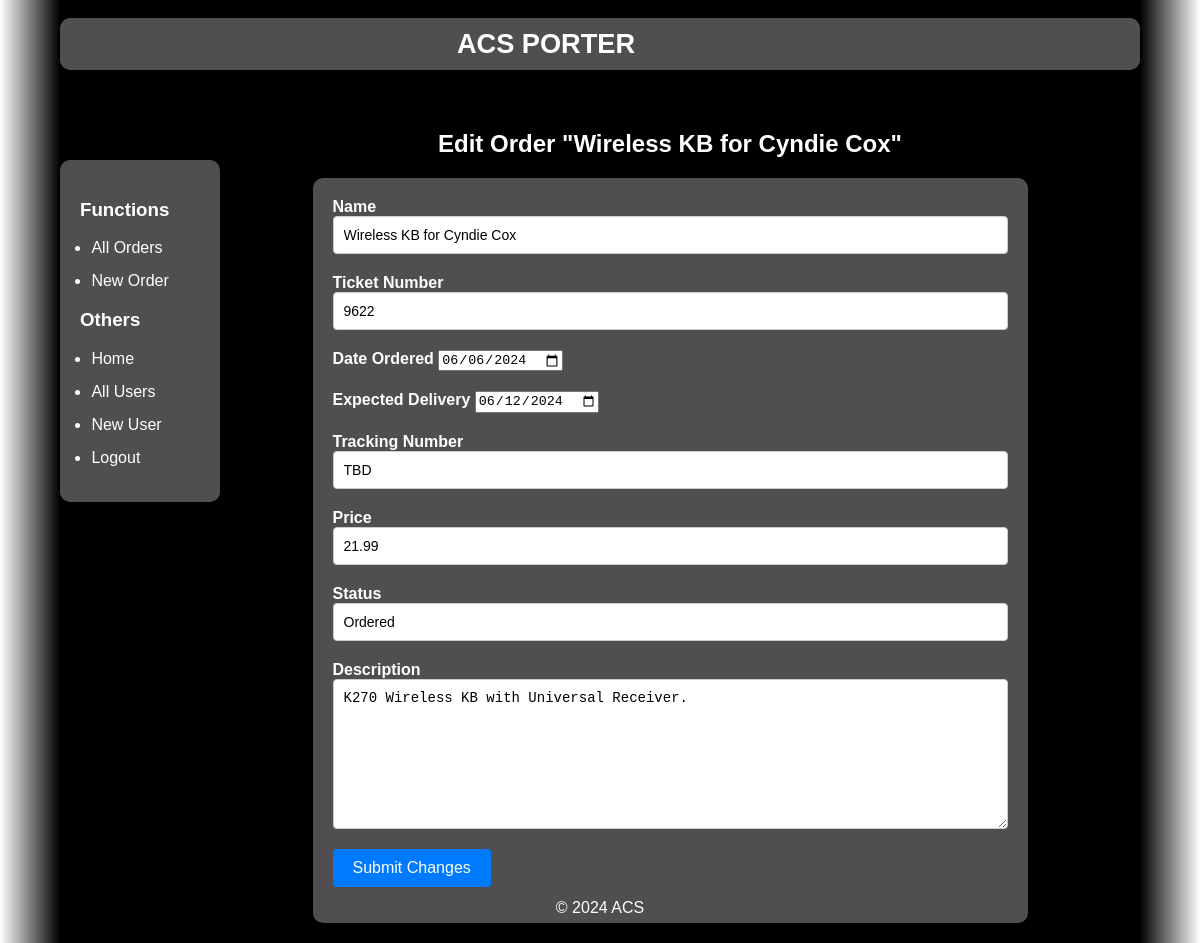
The page /orders/2/edit/ (signed in) on the database its author committed.
### app/models.py (models this page shows, shortened)
class Order(db.Model):
    id: so.Mapped[int] = db.Column(db.Integer, primary_key=True)
    user_id: so.Mapped[int] = db.Column(db.Integer, db.ForeignKey('user.id'))
    name: so.Mapped[str] = db.Column(db.String(120))
    ticket_number: so.Mapped[str] = db.Column(db.String(120))
    description: so.Mapped[str] = db.Column(db.String(1200))
    tracking_number: so.Mapped[str] = db.Column(db.String(120))
    date: so.Mapped[str] = db.Column(db.DateTime())
    expected_delivery: so.Mapped[str] = db.Column(db.DateTime())
    price: so.Mapped[str] = db.Column(db.String(120))
    status: so.Mapped[str] = db.Column(db.String(120))

### app/routes.py (the view)
@app.route('/orders/<int:order_id>/edit/', methods=['GET', 'POST'])
@login_required
def edit_order(order_id):
    order = Order.query.get(order_id)
    form = EditOrderForm()
    if form.validate_on_submit():
        order.name = form.name.data
        order.ticket_number = form.ticket_number.data
        order.description = form.description.data
        order.tracking_number = form.tracking_number.data
        order.date = form.date.data
        order.expected_delivery = form.expected_delivery.data
        order.price = form.price.data
        order.status = form.status.data
        try:
            print(form.errors)
            db.session.commit()
            flash('Order edited!')
        except Exception as e:
            flash('Error editing order: {}'.format(e))
        return redirect(url_for('order', order_id=order_id))
    else:
        form.name.data = order.name
        form.ticket_number.data = order.ticket_number
        form.description.data = order.description
        form.tracking_number.data = order.tracking_number
        form.date.data = order.date
        form.expected_delivery.data = order.expected_delivery
        form.price.data = order.price
        form.status.data = order.status
    return render_template('edit_order.html', title='Edit Order', form=form, order=order)

### app/forms.py
class EditOrderForm(FlaskForm):
    name = StringField('Name', validators=[DataRequired()])
    ticket_number = StringField('Ticket Number', validators=[DataRequired()])
    description = StringField('Description', widget=TextArea(), validators=[DataRequired()])
    tracking_number = StringField('Tracking Number', validators=[DataRequired()])
    date = DateField('Date', validators=[DataRequired()])
    expected_delivery = DateField('Expected Delivery', validators=[DataRequired()])
    price = StringField('Price', validators=[DataRequired()])
    status = StringField('Status', validators=[DataRequired()])
    submit = SubmitField('Submit Changes')

### app/models.py (called while the page is built)
@login.user_loader
def load_user(id: int) -> User:
    return User.query.get(int(id))

### app/templates/edit_order.html (shortened to what this page needs)
{% extends "base.html" %}
{% block content %}
    <h1>Edit Order "{{ order.name }}"</h1>
    <form method="POST" action="" novalidate>
        <div class="form-group">
            <label for="name">Name</label>
            {{ form.name(class="form-control") }}
        </div>
        <div class="form-group">
            <label for="ticket_number">Ticket Number</label>
            {{ form.ticket_number(class="form-control") }}
        </div>
        <div class="form-group">
            <label for="date">Date Ordered</label>
            {{ form.date(class="form-control", placeholder="Enter date") }}
        </div>
        <div class="form-group">
            <label for="expected_delivery">Expected Delivery</label>
            {{ form.expected_delivery(class="form-control", placeholder="Expected Delivery Date") }}
        </div>
        <div class="form-group">
            <label for="tracking_number">Tracking Number</label>
            {{ form.tracking_number(class="form-control", placeholder="Enter tracking number") }}
        </div>
        <div class="form-group">
            <label for="price">Price</label>
            {{ form.price(class="form-control", placeholder="Enter price") }}
        </div>
        <div class="form-group">
            <label for="status">Status</label>
            {{ form.status(class="form-control", placeholder="Enter status") }}
        </div>
        <div class="form-group">
            <label for="description">Description</label>
            {{ form.description(rows="8", class="form-control", placeholder="Enter description") }}
        </div>
        <p>{{ form.submit() }}</p>
    </form>
{% endblock %}

### app/static/css/standard.css (style rules this page uses)
html { background: linear-gradient(to right, white 0%, black 5%, black 95%, white 100%); }
body, h1, ul, li { margin: 0 auto; padding: 0; width: 90%; }
body { font-family: Arial, sans-serif; background-color: #000000; color: white; }
.container h1 { text-align: center; margin-bottom: 20px; }
form, .detailView { margin: 0 auto; width: 75%; background-color: #514E51; padding: 20px; border-radius: 10px; }
.form-group { margin-bottom: 20px; }
label { font-weight: bold; }
input[type="text"], textarea { width: 100%; padding: 10px; border: 1px solid #ccc; border-radius: 4px; font-size: 14px; }
textarea { resize: vertical; }
input[type="submit"] { background-color: #007bff; color: #fff; border: none; border-radius: 4px; padding: 10px 20px; cursor: pointer; font-size: 16px; }

### rows shown on the page
Order: name "Wireless KB for Cyndie Cox", ticket_number "9622", date "06/06/2024", expected_delivery "06/12/2024", tracking_number "TBD", price "21.99", status "Ordered", description "K270 Wireless KB with Universal Receiver."
